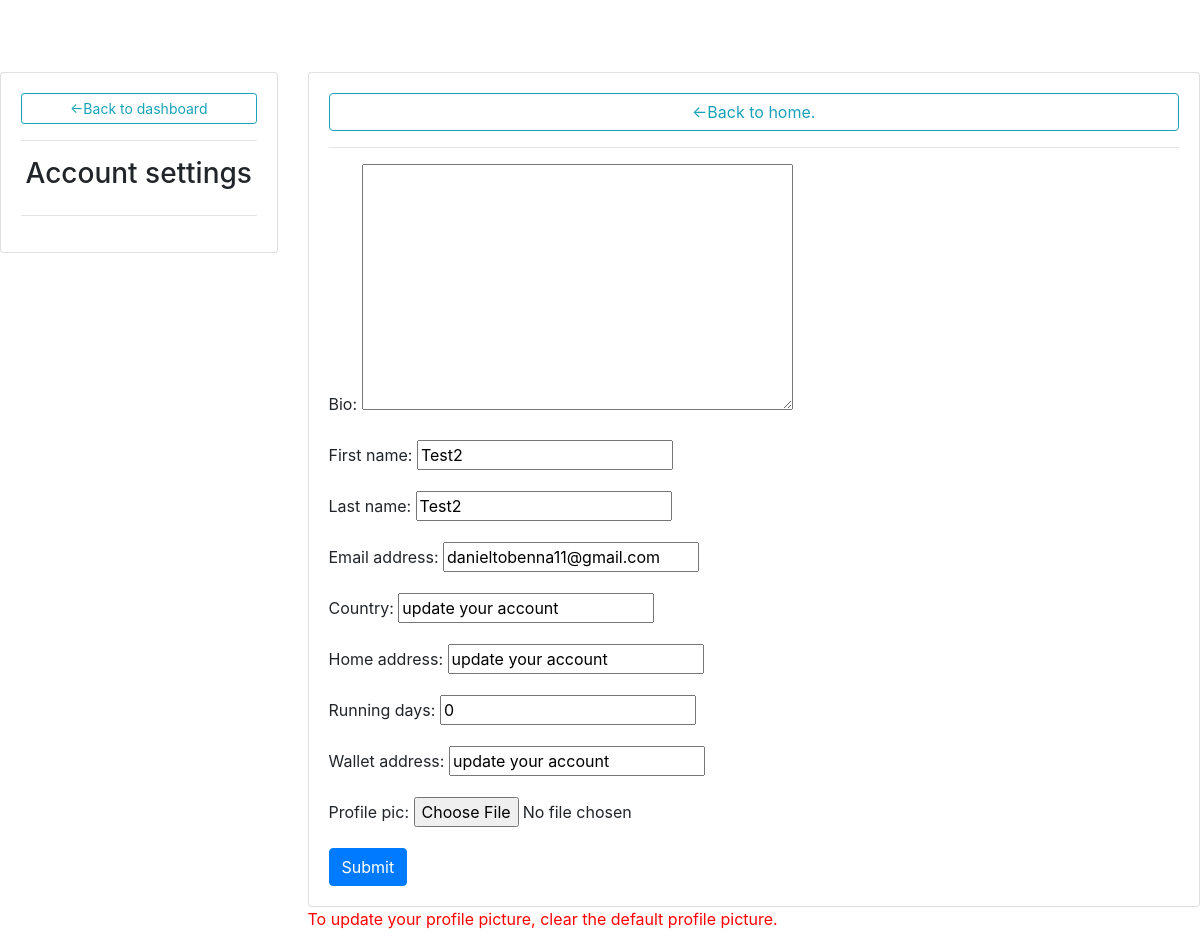
/account_settings/ (signed in), run on the app's committed database.
### greatestinvestapp/models.py (models this page shows, shortened)
class Client(models.Model):
	user= models.OneToOneField(User, on_delete= models.CASCADE)
	bio= models.TextField(blank= True)
	first_name= models.CharField(max_length=64, default='update your account', null=True, blank=True)
	last_name= models.CharField(max_length=64, default='update your account', null=True, blank=True)
	email_address= models.CharField(max_length=64, default='update your account', null=True, blank=True)
	country= models.CharField(max_length=64, default='update your account', null=True, blank=True)
	home_address= models.CharField(max_length=64, default='update your account', null=True, blank=True)
	code= models.CharField(max_length=12, blank=True)
	recommended_by= models.ForeignKey(User, on_delete=models.CASCADE, blank=True, null=True, related_name='ref_by')
	updated= models.DateTimeField(auto_now= True)
	created= models.DateTimeField(auto_now_add= True)
	deposit= models.FloatField(default=0, null=True)
	balance= models.FloatField(default=0,null=True)
	withdrawal= models.FloatField(default=0,null=True)
	profit= models.FloatField(default=0,null=True)
	roi= models.FloatField(default=0.015, null=True)
	running_days= models.IntegerField(default=0, null=True)
	wallet_address= models.CharField(max_length=400, default='update your account', null=True)
	profile_pic= models.ImageField(null=True, blank=True)
	@property
	def profile_picUrl(self):
		try:
			url= self.profile_pic.url
		except:
			url=''
		return url

### greatestinvestapp/views.py (the view)
# urls.py: path('account_settings/', views.account_settings, name='account_settings'),
@login_required(login_url='signin')
def account_settings(request):
	client= request.user.client
	form=ClientForm(instance=client)
	if request.method=='POST':
		form= ClientForm(request.POST, request.FILES, instance=client)
		if form.is_valid():
			form.save()
	context= {"form":form}
	return render(request, 'greatestinvestapp/account_settings.html', context)

### greatestinvestapp/forms.py
class ClientForm(ModelForm):
	class Meta:
		model= Client
		fields= '__all__'
		exclude= ['user','code', 'recommended_by', 'deposit', 'balance', 'bonus_balance', 'withdrawal', 'profit','roi']

### greatestinvestapp/templates/greatestinvestapp/account_settings.html (shortened to what this page needs)
<!DOCTYPE html>
{% load static %}
<html>
<head>
	<link rel="stylesheet" href="https://stackpath.bootstrapcdn.com/bootstrap/4.1.3/css/bootstrap.min.css">
    <link rel="stylesheet" href="https://use.fontawesome.com/releases/v5.6.1/css/all.css">
</head>
<body>
<br>
<br>
<br>
<div class="row">
	<div class="col-md-3">
		<div class="card card-body">
			<a href="{% url 'dashboard' %}" class="btn btn-outline-info btn-sm">&#8592;Back to dashboard</a>
			<hr>
			<h3 style="text-align: center;">Account settings</h3>
			<hr>
		</div>
	</div>
		<div class="col-md-9">
		<div class="card card-body">
			<a href="{% url 'home' %}" class="btn btn-outline-info">&#8592;Back to home.</a>
			<hr>
			<form method="Post" action="" enctype='multipart/form-data'>
				{{form.as_p}}
				<input type="submit" class="btn btn-primary" name="Update information">
			</form>
		</div>
		<p style="color: red;">To update your profile picture, clear the default profile picture.</p>
	</div>
</div>
</body>
</html>

### data on the page
Client: first_name "Test2", last_name "Test2", email_address "danieltobenna11@gmail.com", country "update your account", home_address "update your account", running_days "0", wallet_address "update your account"
